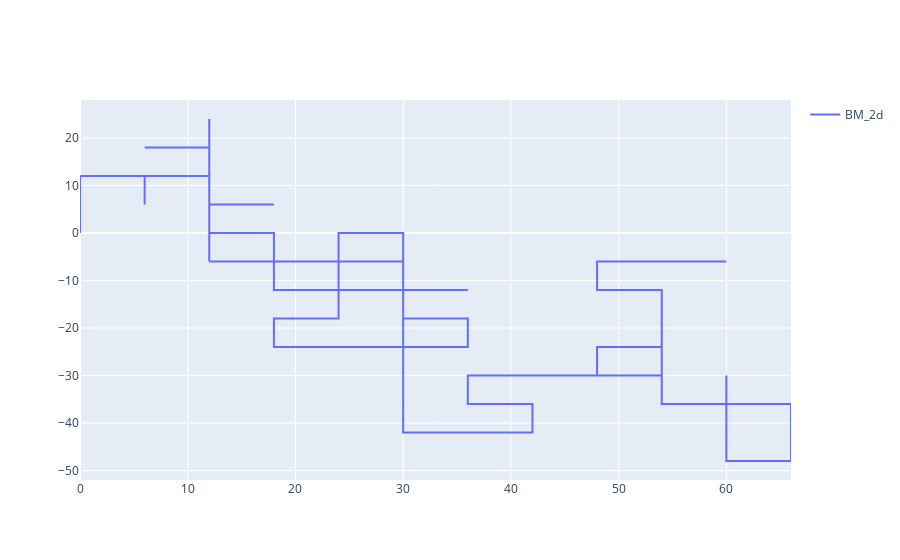

Write notebook code for a chart like this one.
### Code cell
fig_BM_2d = go.Figure()
fig_BM_2d.add_trace(go.Scatter(
    x = BM_2d[:,0],
    y = BM_2d[:,1],
    marker = dict(size = 2),
    line = dict(width = 2),
    mode = 'lines',
    name = 'BM_2d',
    showlegend = True 
))
fig_BM_2d.show()
